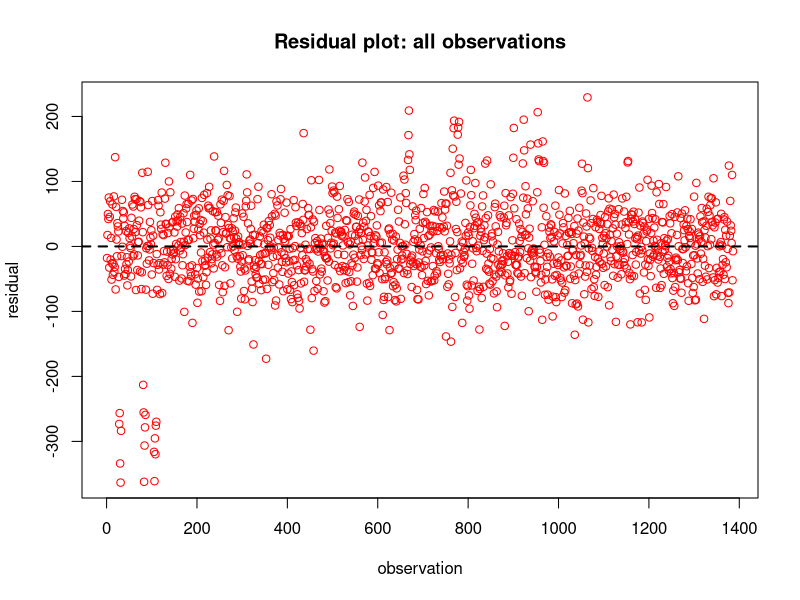
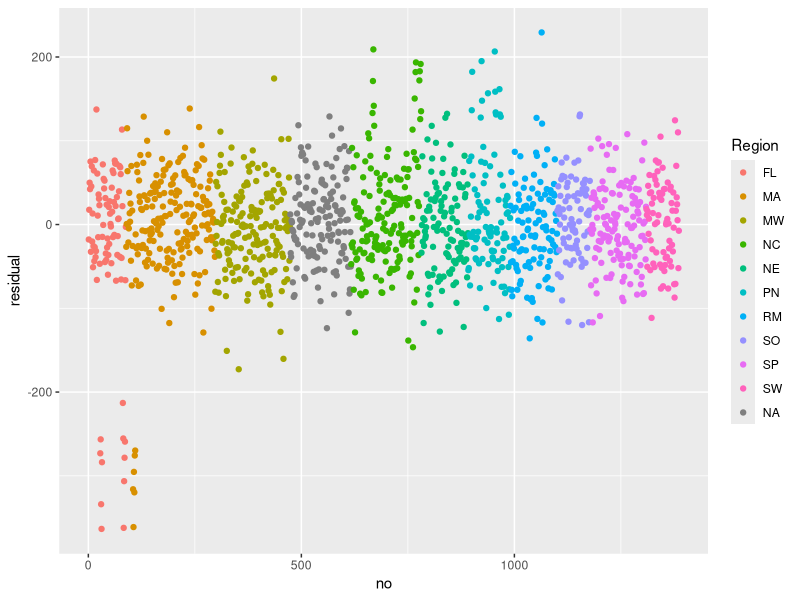
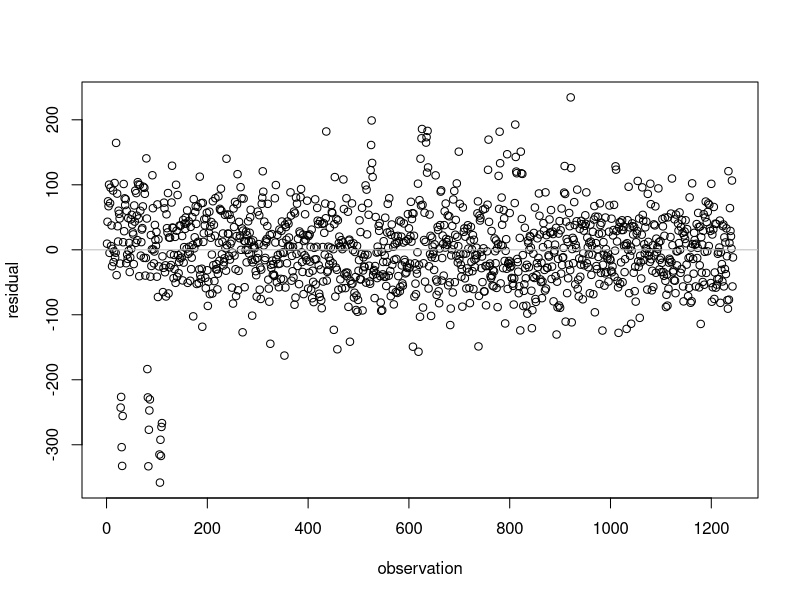

Write R code to recreate these figures, in order.
## ---- chunk 1
library(tidyverse)
## ---- chunk 2
Data = read_csv("GoodBellyData.csv")
## ---- chunk 3
Data
## ---- chunk 4
reg_out = lm(Sales ~ Price + Rep + Endcap + Demo + Demo1_3 + Demo4_5, Data)
summary(reg_out)
## ---- chunk 5
reg_res = resid(reg_out)
plot(reg_res, main = "Residual plot: all observations",
  xlab = "observation", ylab = "residual", col = "red")
abline(h = 0, lty = 2, lwd = 2)
## ---- chunk 6
 Res = tibble(no = c(1:length(reg_res)),
  Region = Data$Region,
  residual = reg_res)
 ggplot(data = Res) +
  geom_point(mapping = aes(x = no, y = residual, color = Region))
## ---- chunk 7
#Code and results:
reg_out = lm(Sales ~ Price + Rep + Endcap + Demo + Demo1_3 + Demo4_5 +
as.factor(Region), Data)
summary(reg_out)
## ---- chunk 8
reg_res = resid(reg_out)
plot(reg_res, xlab = "observation", ylab = "residual")
abline(h = 0, col = "gray")
